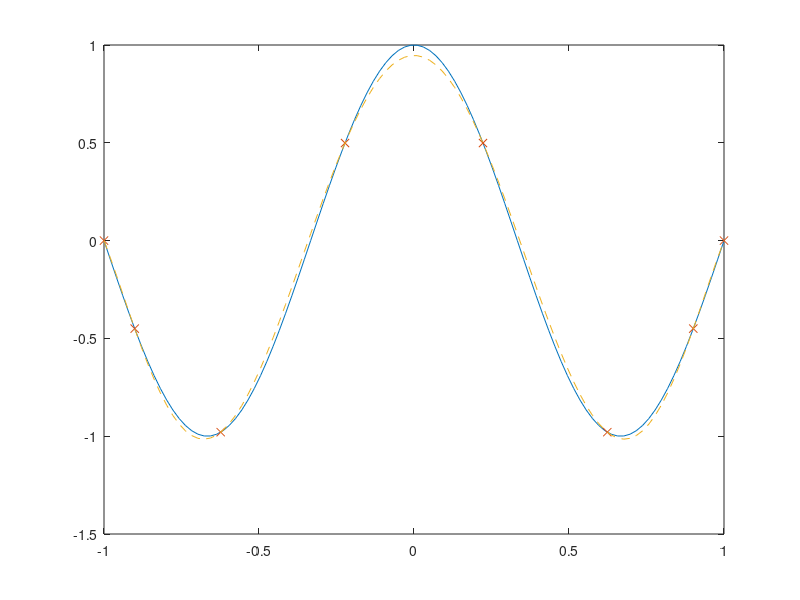

Reproduce this figure in MATLAB.
clc; clear;
t=linspace(-1,1,100);

% plot(x,y);

% y=@(x) sin(x*3/2*pi)+0.2*cos(x*3/2*pi);
y=@(x) cos(x*3/2*pi);
% y=@(x) x.^2;
% y=@(x) x.^4;
% y=@(x) x+ 2*x.^2-1+1;
yt=y(t);
%
cnt=8;
tch=cos(linspace(0,pi,cnt));
yc=y(tch);

yc2=[yc,fliplr(yc(2:end-1))];
z=fft(yc2)/length(yc2);

ych=0;
for i=1:cnt
    ych=ych+real(z(i))*(1+(i~=1)*1)*cos((i-1)*acos(t));
end


%
clf; close all;
plot(t,yt); hold on;
plot(tch,yc,'x');
plot(t,ych,'--');
save("my.mat")

%% laurent mtd of interpolation

clear;
cnt=8;
tch=cos(linspace(0,pi,cnt));

y=@(x) sin(x*3/2*pi)+0.2*cos(x*3/2*pi);
y=@(x) cos(x*3/2*pi);

% y=@(x) x+ 2*x.^2-1+1;

A=cos(acos(tch)'*[0:cnt-1]);
b=y(tch');
z=A\b;

ych=0;
t=linspace(-1,1,100);
for i=1:cnt
    ych=ych+real(z(i))*cos((i-1)*acos(t));
end


%
clf; close all;
plot(t,y(t)); hold on;
plot(tch,y(tch),'x');
plot(t,ych,'--');
save("lau.mat")

%%
my=load("my.mat");

lau=load("lau.mat");
diff([my.z(2:8)'*2, lau.z(2:end)]')
